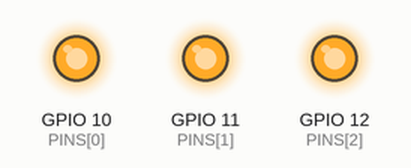
Simulated run of this program. Board: Raspberry Pi (BCM pin numbers). Parts: output pins drawn as LEDs (lit = HIGH). At 2.0 s the program stops and its outputs stay as they are.

Above: at 0.1 s.
At 2.1 s:
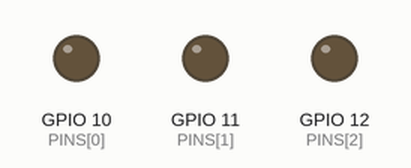
Timing chart, 0 to 3.5 s (numbered marks = the images above):
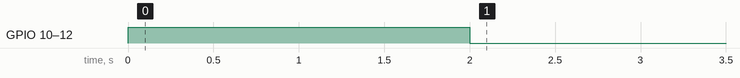

The program:

code1_2.py
```python
# -*- coding: utf-8 -*-
'''
複数のLEDを点滅させるプログラム
'''

import RPi.GPIO as GPIO
import time

PINS=[10, 11, 12]

#毎回するおまじない
GPIO.setmode(GPIO.BCM) #GPIOのセットアップをBCMモード
GPIO.setup(PINS,GPIO.OUT) #ピン10, 11, 12を出力するように設定

GPIO.output(PINS,GPIO.HIGH) # ピン10, 11, 12に電流を流す(HIGH)
time.sleep(2)
GPIO.output(PINS,GPIO.LOW)  # ピン10, 11, 12に流れる電流を0にする(LOW)

GPIO.cleanup() # 最後に必ずする作業、これをしないと再度プログラムを実行した時プログラムの実行ができない

'''
第1回
LEDの点滅を3回繰り返すプログラムを作ってください。
LEDが3つのバージョンを作ってください。
'''
```

Measured:
- by itself, GPIO 10 (PINS[0]), GPIO 11 (PINS[1]), GPIO 12 (PINS[2]): LOW → HIGH at 0.00 s, → LOW 2.0 s later
